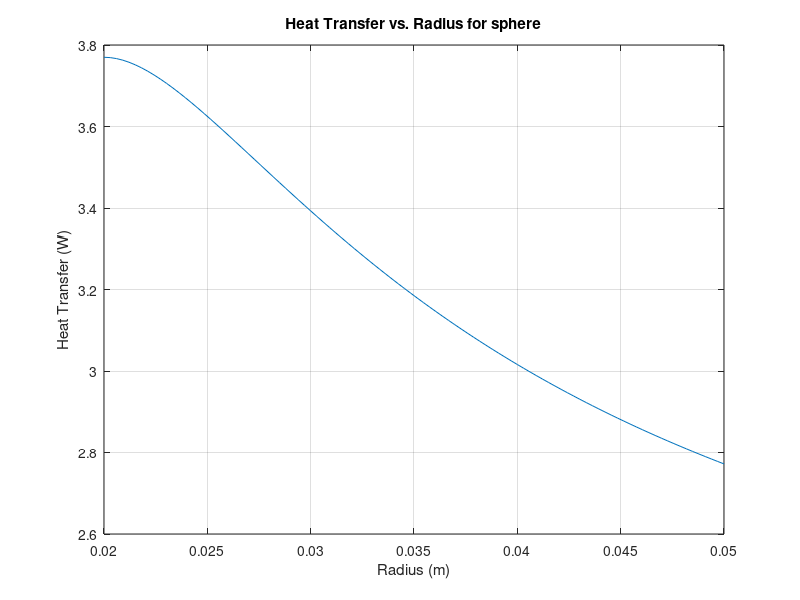

Reproduce this figure in MATLAB.
% Given parameters
T1 = 100;  % Outer surface temperature of the sphere (constant) in °C
T_infinity = 25;  % Temperature of the surrounding medium in °C
k = 0.1;  % Thermal conductivity of the insulation material in W/(m·K)
h = 10;  % Convection heat transfer coefficient in W/(m^2·K)
r1 = 0.02;  % Inner radius of the sphere in meters

% Create an array of radii from r1 to r2
r_values = linspace(r1, 0.05, 100);  % Outer radius of the insulation layer

% Calculate the thermal resistances
R_cond = (r_values-r1) ./ (4 * pi *r1.*r_values* k); % Element-wise division
R_conv = 1 ./ (h * 4 * pi * r_values.^2 ); % Element-wise division

% Calculate the total thermal resistance
R_total = R_cond + R_conv;

% Calculate the heat transfer Q
Q = (T1 - T_infinity) ./ R_total; % Element-wise division

% Plot Q vs. r
plot(r_values, Q);
xlabel('Radius (m)');
ylabel('Heat Transfer (W)');
title('Heat Transfer vs. Radius for sphere');
grid on;
